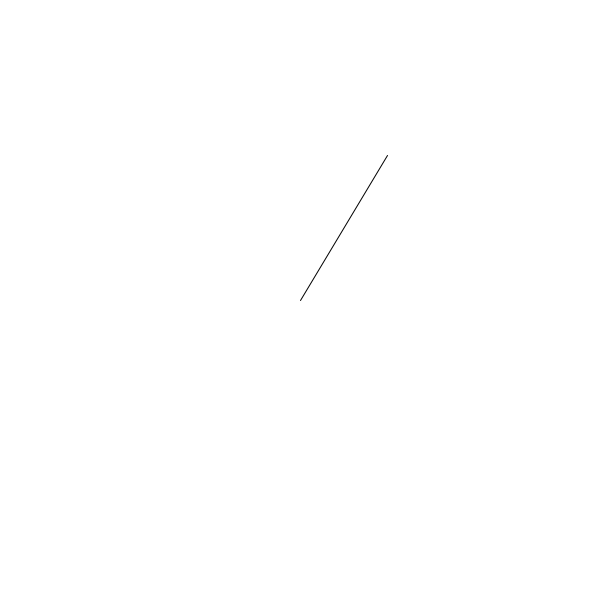
Frame 1 (no input)
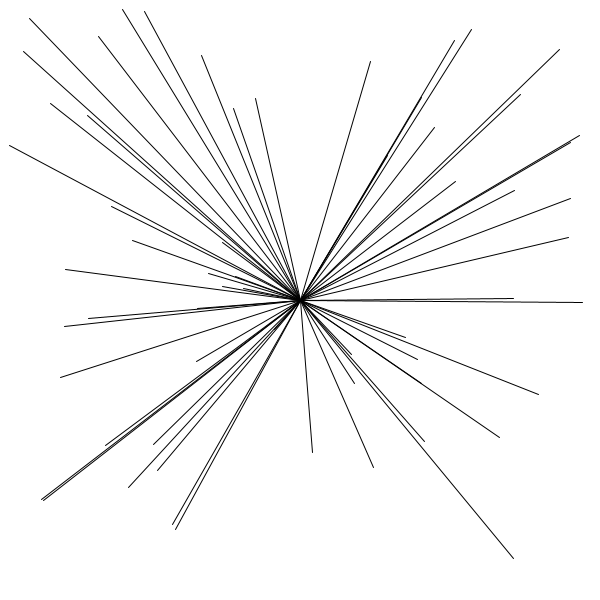
Frame 60 (the mouse pressed at the canvas centre just before this capture)
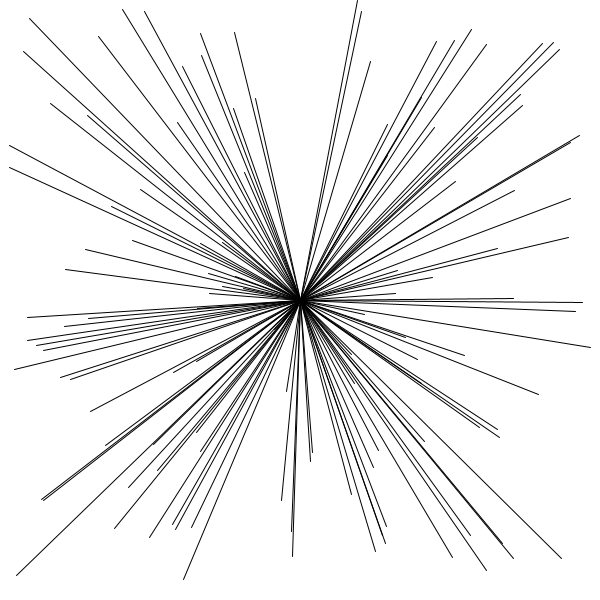
Frame 120 (the mouse held since frame 60 and released just before this capture)

The Processing sketch that drew these frames (run headless with seeded random() and noise(); from frame 60 on, the mouse is pressed at the canvas centre):

// Processing sketch: desafio_tunel
// ── desafio_tunel.pde
void setup(){
  size(600,600);
  background(255);
}

void draw(){
  line(300,300,random(0,600), random(0,600));
}
